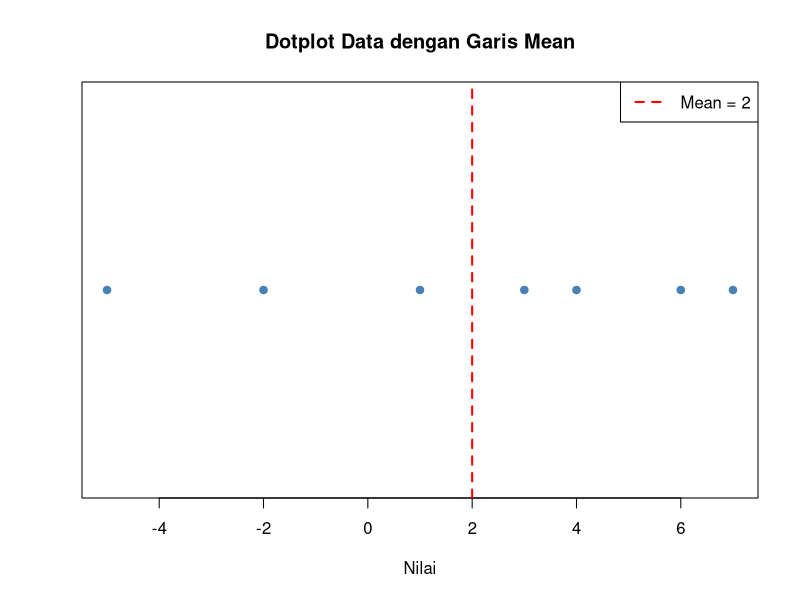
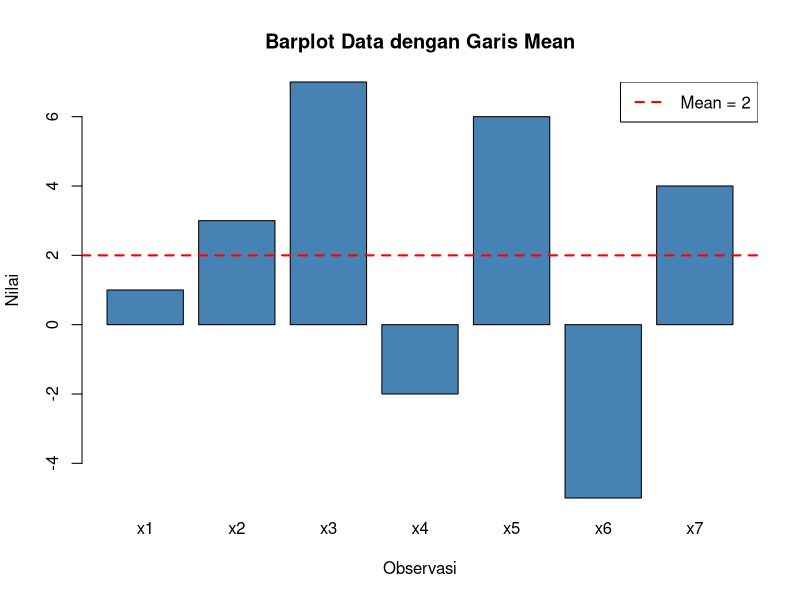
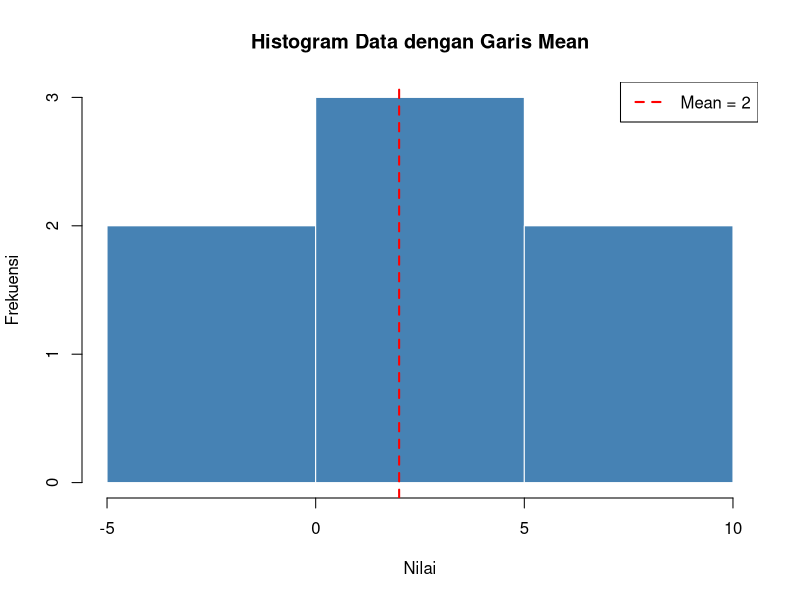

Reproduce these figures in R, in order.
# ============================================
# Visualisasi Mean (Rata-rata)
# ============================================

data <- c(1, 3, 7, -2, 6, -5, 4)
rata <- mean(data)

# --------------------------------------------
# 1. Dotplot + garis mean
# --------------------------------------------
stripchart(data,
           method = "stack",
           pch    = 19,
           col    = "steelblue",
           main   = "Dotplot Data dengan Garis Mean",
           xlab   = "Nilai")
abline(v = rata, col = "red", lwd = 2, lty = 2)
legend("topright", legend = paste("Mean =", rata),
       col = "red", lwd = 2, lty = 2)

# --------------------------------------------
# 2. Barplot nilai + garis mean
# --------------------------------------------
barplot(data,
        names.arg = paste("x", 1:length(data), sep = ""),
        col       = "steelblue",
        main      = "Barplot Data dengan Garis Mean",
        xlab      = "Observasi",
        ylab      = "Nilai")
abline(h = rata, col = "red", lwd = 2, lty = 2)
legend("topright", legend = paste("Mean =", rata),
       col = "red", lwd = 2, lty = 2)

# --------------------------------------------
# 3. Histogram + garis mean
# --------------------------------------------
hist(data,
     col    = "steelblue",
     border = "white",
     main   = "Histogram Data dengan Garis Mean",
     xlab   = "Nilai",
     ylab   = "Frekuensi")
abline(v = rata, col = "red", lwd = 2, lty = 2)
legend("topright", legend = paste("Mean =", rata),
       col = "red", lwd = 2, lty = 2)
